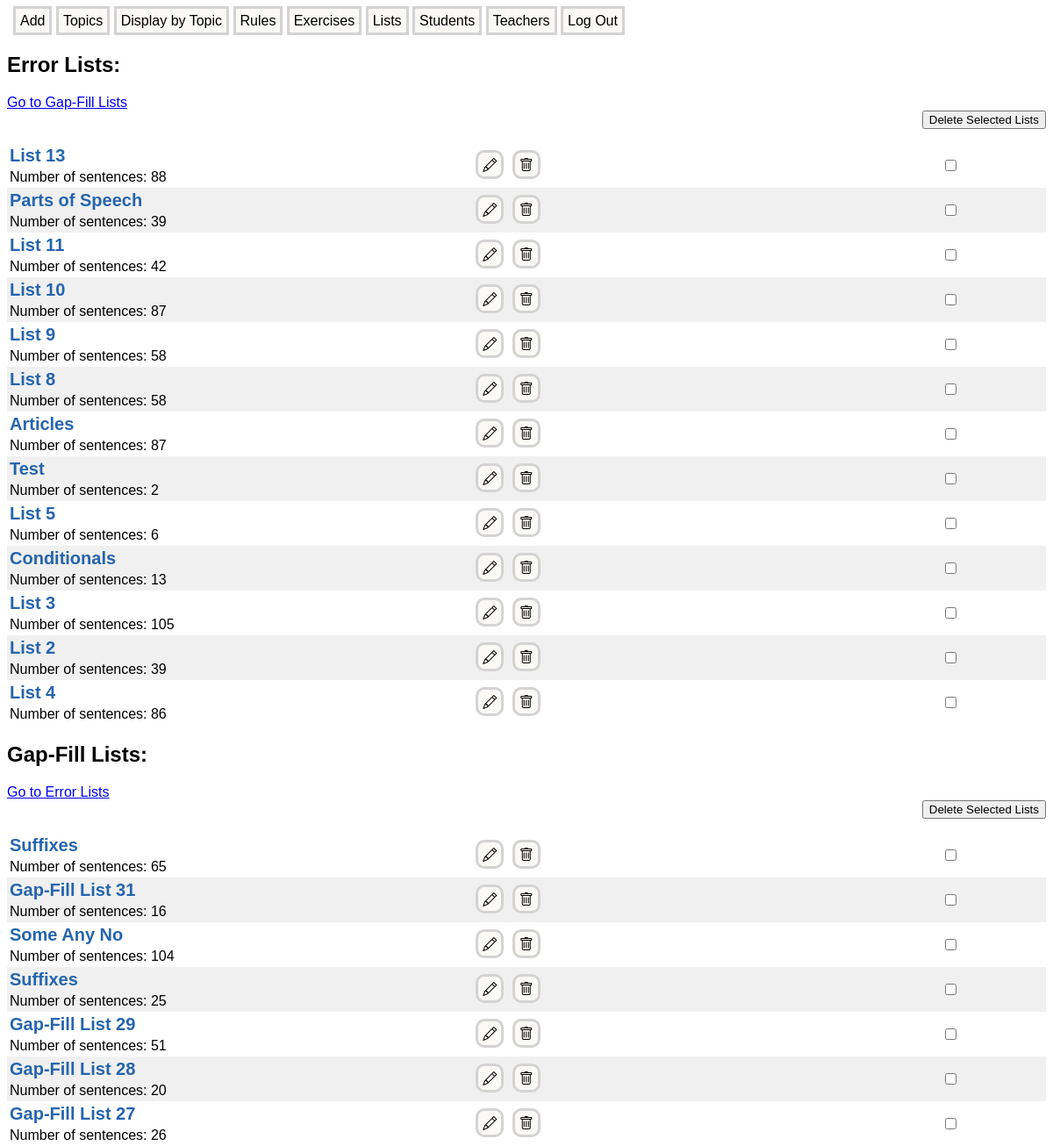
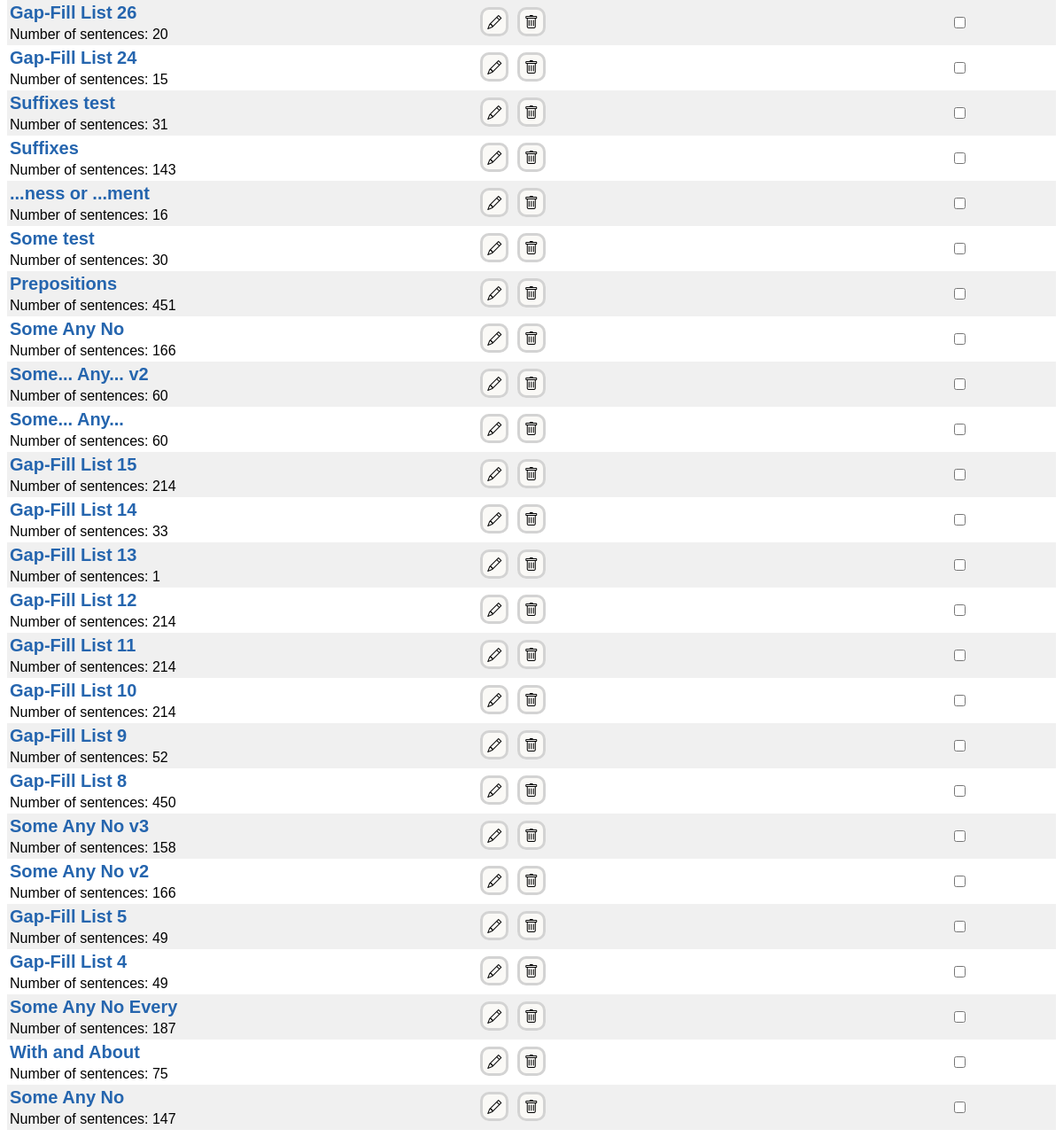
Page /lists on the committed database (2 pictures, top to bottom).
### models.py (models this page shows)
class List(db.Model):
    id = db.Column(db.Integer, primary_key = True)
    list_name = db.Column(db.String(100), index = True, nullable = False)
    teacher_id = db.Column(db.Integer, db.ForeignKey('teacher.id', ondelete = 'CASCADE'))
    student_id = db.Column(db.Integer, db.ForeignKey('student.id', ondelete = 'CASCADE'))
    list_items = db.relationship('ListItem', backref = 'list', lazy = 'joined', cascade = 'all, delete-orphan')

class ClozeList(db.Model):
    id = db.Column(db.Integer, primary_key = True)
    list_name = db.Column(db.String(100), index = True, nullable = False)
    cloze_sentences = db.relationship('ClozeSentence', backref='cloze_list', lazy='joined', cascade = 'all, delete-orphan')
    target_words = db.Column(db.String, nullable = False)
    teacher_id = db.Column(db.Integer, db.ForeignKey('teacher.id', ondelete = 'CASCADE'), nullable = True)
    student_id = db.Column(db.Integer, db.ForeignKey('student.id', ondelete = 'CASCADE'), nullable = True)

### list_management/routes.py (the view)
@app.route('/lists', methods=['GET', 'POST'])
def lists():
    if isinstance(current_user, Teacher):
        lists = List.query.filter_by(teacher_id=current_user.id).order_by(desc(List.id)).all()
    elif isinstance(current_user, Student):
        lists = List.query.filter_by(student_id=current_user.id).order_by(desc(List.id)).all()
    else:
        lists = List.query.order_by(desc(List.id)).all()
    edit_list_form = EditListForm(csrf_enabled=False)
    if isinstance(current_user, Teacher):
        cloze_lists = ClozeList.query.filter_by(teacher_id=current_user.id).order_by(desc(ClozeList.id)).all()
    elif isinstance(current_user, Student):
        cloze_lists = ClozeList.query.filter_by(student_id=current_user.id).order_by(desc(ClozeList.id)).all()
    else:
        cloze_lists = ClozeList.query.order_by(desc(ClozeList.id)).all()
    edit_cloze_list_form = EditListForm()
    return render_template('lists.html', lists=lists, edit_list_form=edit_list_form, cloze_lists=cloze_lists,
                           edit_cloze_list_form=edit_cloze_list_form)

### forms.py
class EditListForm(FlaskForm):
    list_name = StringField('List Name:')
    submit = SubmitField('Change List Name')

### list_management/templates/list_management/lists.html (shortened to what this page needs)
{% extends "base.html" %}
{% block content %}
<h2 id="error-lists">Error Lists:</h2>
<a href="#gap-fill-lists" style="display:inline-block">
    Go to Gap-Fill Lists
</a>
<div class="delete-div">
    <form class="delete-form" method="POST" action="{{ url_for('delete_lists') }}" id="deleteListsForm">
        <button type="button" onclick="submitListDeleteForm('errorList');">Delete Selected Lists</button>
    </form>
</div>
{% for list in lists %}
<div class="entry-container">
    <table style="width:100%;">
        <tr>
            <th style="width:45%;text-align:left;">
                <a class="list-link" href="{{ url_for('error_list', list_id=list.id) }}" target="_blank" title="Show Items">
                    {{ list.list_name }}
                </a>
            </th>
            <td rowspan="2" style="width:45%;">
                <a class="manage-link edit-icon" href="javascript:;" onclick="showForm('error-form-cell-{{ list.id }}');" title="Rename"></a>
                <a class="manage-link trash-icon" href="{{ url_for('delete_list', list_id=list.id) }}" onclick="return confirmListDelete();" title="Delete"></a>
            </td>
            <td rowspan="2" style="width:10%;">
                <input type="checkbox" name="list_checkbox" value="{{ list.id }}" class="error-list-checkbox">
            </td>
        <tr>
            <td>Number of sentences: {{ list.list_items | length }}</td>
        </tr>
    </table>
</div>
{% endfor %}
<h2 id="gap-fill-lists">Gap-Fill Lists:</h2>
<a href="#error-lists" style="display:inline-block">
    Go to Error Lists
</a>
<div class="delete-form-div">
    <form class="delete-form" method="POST" action="{{ url_for('delete_cloze_lists') }}" id="deleteClozeListsForm">
        <button type="button" onclick="submitListDeleteForm('clozeList');">Delete Selected Lists</button>
    </form>
</div>
{% for list in cloze_lists %}
<div class="entry-container">
    <table style="width:100%;">
        <tr>
            <th style="width=45%;text-align:left;">
                <a class="list-link" href="{{ url_for('cloze_list', cloze_list_id=list.id) }}" target="_blank" title="Show Items">
                    {{ list.list_name }}</a>
                </th>
            <td rowspan="2" style="width:45%;">
                <a class="manage-link edit-icon" href="javascript:;" onclick="showForm('cloze-form-cell-{{ list.id }}')"
                title="Rename"></a>
                <a class="manage-link trash-icon" href="{{ url_for('delete_cloze_list', cloze_list_id=list.id) }}"
                onclick="return confirmListDelete();" title="Delete"></a>
            </td>
            <td rowspan="2" style="width:10%">
                <input type="checkbox" name="list_checkbox" value="{{ list.id }}" class="cloze-list-checkbox">
            </td>
        </tr>
        <tr>
            <td>Number of sentences: {{ list.cloze_sentences | length }}</td>
        </tr>
    </table>
</div>
{% endfor %}
{% endblock %}

### static/styles.css (style rules this page uses)
body { font-family: sans-serif; }
.manage-link { font-size: 16px; text-decoration: none; color: black; background-color: #FAF9F6; border: solid lightgray; border-radius: 10px; padding: 5px; margin-right: 5px; }
.entry-container { width: 100%; min-width: 880px; }
.entry-container:nth-child(even) { background-color: #F0F0F0; }
.entry-container:nth-child(odd) { background-color: white; }
.delete-form { text-align: right; }
.edit-icon::before { font-family: "bootstrap-icons"; content: "\f4cb"; display: inline-block; vertical-align: middle; text-align: center; }
.trash-icon::before { font-family: "bootstrap-icons"; content: "\f5de"; display: inline-block; vertical-align: middle; }
.list-link { text-decoration: none; font-size: 20px; color: #2565AE; }

### rows in the picture
List: list_name "List 13", list_items|length "88"
List: list_name "Parts of Speech", list_items|length "39"
List: list_name "List 11", list_items|length "42"
List: list_name "List 10", list_items|length "87"
List: list_name "List 9", list_items|length "58"
List: list_name "List 8", list_items|length "58"
List: list_name "Articles", list_items|length "87"
List: list_name "Test", list_items|length "2"
List: list_name "List 5", list_items|length "6"
List: list_name "Conditionals", list_items|length "13"
List: list_name "List 3", list_items|length "105"
List: list_name "List 2", list_items|length "39"
List: list_name "List 4", list_items|length "86"
ClozeList: list_name "Suffixes", cloze_sentences|length "65"
ClozeList: list_name "Gap-Fill List 31", cloze_sentences|length "16"
ClozeList: list_name "Some Any No", cloze_sentences|length "104"
ClozeList: list_name "Suffixes", cloze_sentences|length "25"
ClozeList: list_name "Gap-Fill List 29", cloze_sentences|length "51"
ClozeList: list_name "Gap-Fill List 28", cloze_sentences|length "20"
ClozeList: list_name "Gap-Fill List 27", cloze_sentences|length "26"
ClozeList: list_name "Gap-Fill List 26", cloze_sentences|length "20"
ClozeList: list_name "Gap-Fill List 24", cloze_sentences|length "15"
ClozeList: list_name "Suffixes test", cloze_sentences|length "31"
ClozeList: list_name "Suffixes", cloze_sentences|length "143"
ClozeList: list_name "...ness or ...ment", cloze_sentences|length "16"
ClozeList: list_name "Some test", cloze_sentences|length "30"
ClozeList: list_name "Prepositions", cloze_sentences|length "451"
ClozeList: list_name "Some Any No", cloze_sentences|length "166"
ClozeList: list_name "Some... Any... v2", cloze_sentences|length "60"
ClozeList: list_name "Some... Any...", cloze_sentences|length "60"
ClozeList: list_name "Gap-Fill List 15", cloze_sentences|length "214"
ClozeList: list_name "Gap-Fill List 14", cloze_sentences|length "33"
ClozeList: list_name "Gap-Fill List 13", cloze_sentences|length "1"
ClozeList: list_name "Gap-Fill List 12", cloze_sentences|length "214"
ClozeList: list_name "Gap-Fill List 11", cloze_sentences|length "214"
ClozeList: list_name "Gap-Fill List 10", cloze_sentences|length "214"
ClozeList: list_name "Gap-Fill List 9", cloze_sentences|length "52"
ClozeList: list_name "Gap-Fill List 8", cloze_sentences|length "450"
ClozeList: list_name "Some Any No v3", cloze_sentences|length "158"
ClozeList: list_name "Some Any No v2", cloze_sentences|length "166"
ClozeList: list_name "Gap-Fill List 5", cloze_sentences|length "49"
ClozeList: list_name "Gap-Fill List 4", cloze_sentences|length "49"
ClozeList: list_name "Some Any No Every", cloze_sentences|length "187"
ClozeList: list_name "With and About", cloze_sentences|length "75"
ClozeList: list_name "Some Any No", cloze_sentences|length "147"
